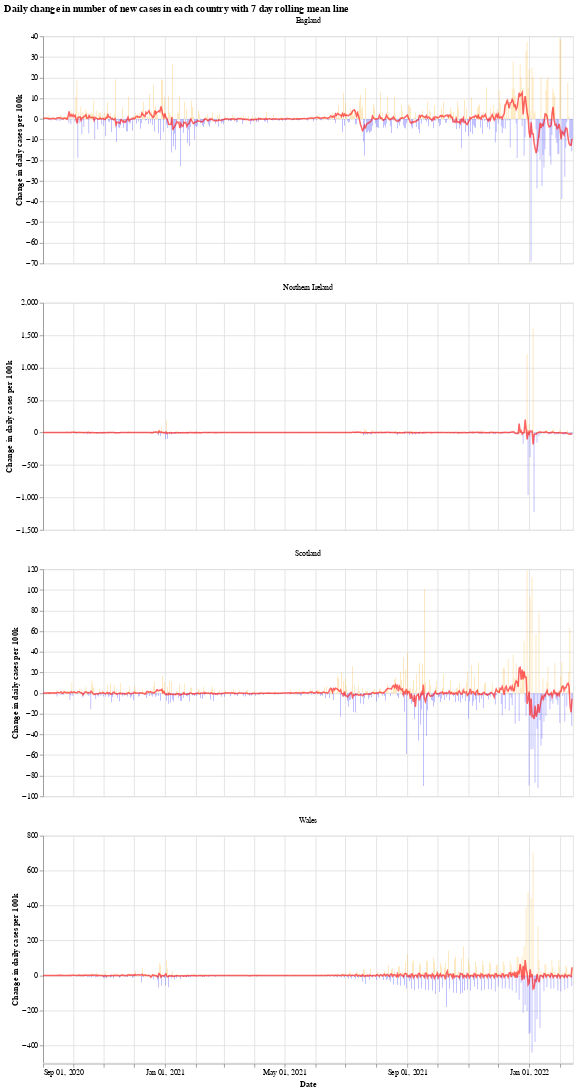

Here is the notebook cell this chart was saved with:
### Markdown cell above
We will use the Python library `Altair` for visualising the data, see the [altair docs](https://altair-viz.github.io/) for more information.

First we have a graph which shows the daily change in the number of new cases for each country. This number jumps up and down all over the place, which is likely due to delay in reporting of new cases over the weekend. Another interesting thing is that it looks like the daily cases in Wales experienced a much shorter period of calm over the summer (calm in the sense of daily cases not jumping up and down).

The orange bars are days when the number of new cases (per 100k population) was more than the previous day, while the blue are days when the number of new cases dropped. The red line is the 7 day moving average. 

When the moving average line is below 0, it means that there is a consistent drop in new cases. We can see this clearly happening around the times that lockdowns were introduced (though, to varying degrees). I will update the graphs soon with a marker of when each lockdown started.

### Code cell
# collapse
import altair as alt

bars = alt.Chart(uk_cases).mark_bar().encode(
    x=alt.X("yearmonthdate(date):T", axis=alt.Axis(title='Date')),
    y=alt.Y("casesChangeRate:Q", axis=alt.Axis(title='Change in daily cases per 100k')),
    tooltip='casesChange',
    color=alt.condition(
        alt.datum.casesChangeRate > 0,
        alt.value("orange"),  # The positive color
        alt.value("blue")  # The negative color
    )
).properties(title='Daily change in number of new cases with 7 day rolling mean',width=700).interactive()

line = alt.Chart(uk_cases).mark_line(
    color='red',
    size=2,
    opacity=0.6
).transform_window(
    rolling_mean='mean(casesChangeRate)',
    frame=[0, 7],
    groupby=['areaName']
).encode(
    x='yearmonthdate(date):T',
    y='rolling_mean:Q'
)

alt.layer(bars, line, data=uk_cases).facet(alt.Column(
    'areaName', title=''), columns=1).resolve_scale(y='independent').properties(title='Daily change in number of new cases in each country with 7 day rolling mean line')

### Figure 1 — Vega-Lite specification as saved in the notebook (floating-point values rounded to 4 significant figures; data arrays with more than 128 entries replaced by an {"elided": "..."} marker saying what was removed)
{"config": {"view": {"continuousWidth": 400, "continuousHeight": 300}}, "data": {"name": "data-315669591935c0fb6d271661b62f35ce"}, "facet": {"type": "nominal", "field": "areaName", "title": ""}, "spec": {"layer": [{"mark": "bar", "encoding": {"color": {"condition": {"value": "orange", "test": "(datum.casesChangeRate > 0)"}, "value": "blue"}, "tooltip": {"type": "quantitative", "field": "casesChange"}, "x": {"type": "temporal", "axis": {"title": "Date"}, "field": "date", "timeUnit": "yearmonthdate"}, "y": {"type": "quantitative", "axis": {"title": "Change in daily cases per 100k"}, "field": "casesChangeRate"}}, "selection": {"selector001": {"type": "interval", "bind": "scales", "encodings": ["x", "y"]}}, "title": "Daily change in number of new cases with 7 day rolling mean", "width": 700}, {"mark": {"type": "line", "color": "red", "opacity": 0.6, "size": 2}, "encoding": {"x": {"type": "temporal", "field": "date", "timeUnit": "yearmonthdate"}, "y": {"type": "quantitative", "field": "rolling_mean"}}, "transform": [{"window": [{"op": "mean", "field": "casesChangeRate", "as": "rolling_mean"}], "frame": [0, 7], "groupby": ["areaName"]}]}]}, "columns": 1, "resolve": {"scale": {"y": "independent"}}, "title": "Daily change in number of new cases in each country with 7 day rolling mean line", "$schema": "https://vega.github.io/schema/vega-lite/v4.8.1.json", "datasets": {"data-315669591935c0fb6d271661b62f35ce": {"elided": "2124 records"}}}
